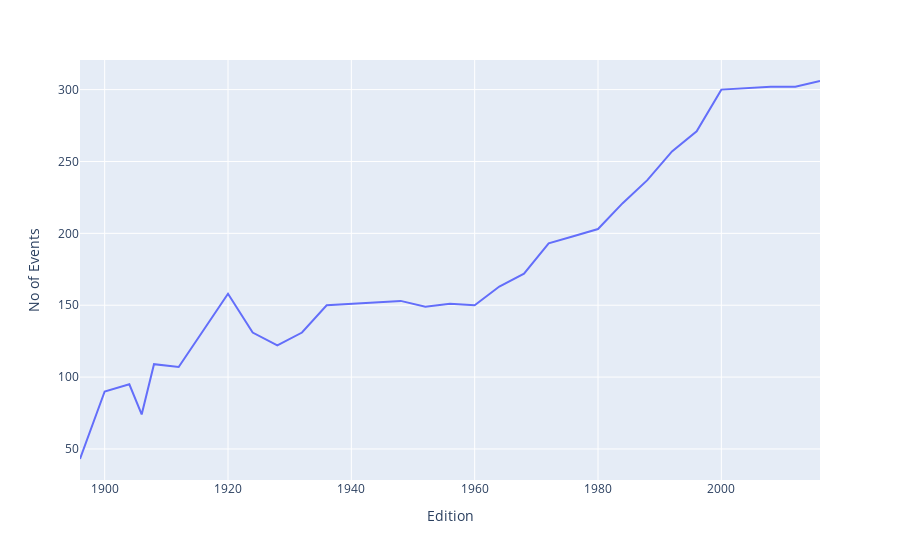

The notebook cell this image was saved under:
### Code cell
fig1=px.line(nation_over_events,x="Edition",y="No of Events")
fig1.show()

### Figure 1 — Plotly figure (JSON) as saved in the notebook; plotly's stock layout.template omitted (floating-point values rounded to 4 significant figures)
{"data": [{"hovertemplate": "Edition=%{x}<br>No of Events=%{y}<extra></extra>", "legendgroup": "", "line": {"color": "#636efa", "dash": "solid"}, "marker": {"symbol": "circle"}, "mode": "lines", "name": "", "orientation": "v", "showlegend": false, "type": "scatter", "x": [1896, 1900, 1904, 1906, 1908, 1912, 1920, 1924, 1928, 1932, 1936, 1948, 1952, 1956, 1960, 1964, 1968, 1972, 1976, 1980, 1984, 1988, 1992, 1996, 2000, 2004, 2008, 2012, 2016], "xaxis": "x", "y": [43, 90, 95, 74, 109, 107, 158, 131, 122, 131, 150, 153, 149, 151, 150, 163, 172, 193, 198, 203, 221, 237, 257, 271, 300, 301, 302, 302, 306], "yaxis": "y"}], "layout": {"legend": {"tracegroupgap": 0}, "margin": {"t": 60}, "xaxis": {"anchor": "y", "domain": [0, 1], "title": {"text": "Edition"}}, "yaxis": {"anchor": "x", "domain": [0, 1], "title": {"text": "No of Events"}}}}
